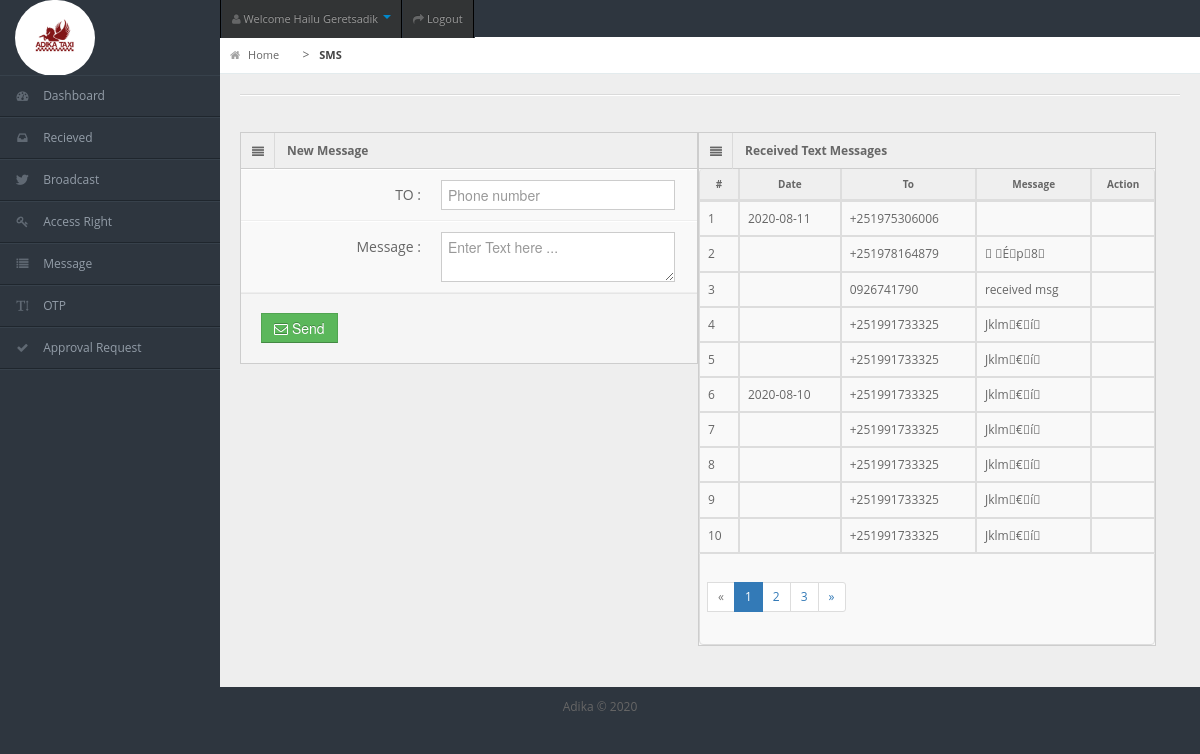
The page /received_msg.php (signed in) on the database its author committed.
### tables this page shows
CREATE TABLE `received_msg` (
  `id` int(11) NOT NULL,
  `number` varchar(255) NOT NULL,
  `message` varchar(255) NOT NULL,
  `received_date` timestamp NOT NULL DEFAULT CURRENT_TIMESTAMP
);

### DBConfigration.php (called while the page is built, shortened)
<?php
class DBConfigration
{
	private $host = 'localhost';
	private $username = 'root';
	private $password = '';
	private $database = 'sms';
	protected $connection;
	public function __construct()
	{
		if (!isset($this->connection)) {
			$this->connection = new mysqli($this->host, $this->username, $this->password, $this->database);
		}
		return $this->connection;
	}
}
?>

### received_msg.php (the view, shortened to what this page needs)
<div id="content">
    <div id="content-header">
      <div id="breadcrumb"> <a href="index.php" title="Go to Home" class="tip-bottom"><i class="icon-home"></i> Home</a>
      ><a href="index.php" class="current">SMS</a> </div>
    </div>
    <div class="container-fluid">
      <hr>
 <div class="row-fluid">
<div class="span6">
        <div class="widget-box">
          <div class="widget-title"> <span class="icon"> <i class="icon-align-justify"></i> </span>
            <h5>New Message </h5>
          </div>
          <div class="widget-content nopadding">
            <form action="send_sms.php" method="POST" name="save" onsubmit="return validatefollow();" class="form-horizontal">
              <div class="control-group">
                <label class="control-label">TO :</label>
                <div class="controls">
                <input type="text" required class="span11" name="to" placeholder="Phone number" />
                </div>
              </div>
              <div class="control-group">
                <label class="control-label">Message :</label>
                <div class="controls">
              <textarea required class="span11" name="message" placeholder="Enter Text here ..." ></textarea>
                </div>
              </div>
              <div class="form-actions">
                <button type="submit" class="btn btn-success" name="save"><i class="icon icon-envelope"></i> Send</button>
              </div>
            </form>
          </div>
        </div>
        </div>
        <div class="row-fluid">
        <div class="span6">
          <div class="widget-box">
        <div class="widget-title"> <span class="icon"> <i class="icon-align-justify"></i> </span>
          <h5>Received Text Messages</h5>
        </div>
        <div class="widget-content nopadding">
        <table class="table table-bordered data-table">
              <thead>
                <tr>
                  <th>#</th>
                  <th>Date</th>
                  <th>To</th>
                  <th>Message</th>
                  <th>Action</th>
                </tr>
              </thead>
               <tbody>
               <?php
            $dtt='';
						$page = ( isset( $_GET['page'] ) ) ? $_GET['page'] : 1;
						$paginator = new Paginator("SELECT * FROM received_msg order by id DESC ");
						$results = $paginator->getData($page );
                $counter = 1;
                for ($p = 0; $p < count($results->data); $p++):
                  {	$res = $results->data[$p];
          if($dtt != substr($res['received_date'],0,10) ){
              echo " <tr>
                          <td>" . $counter . "</td>
                          <td>" . substr($res['received_date'],0,10) . "</td>
                          <td>" . $res['number'] . "</td>
                          <td>" . $res['message'] . "</td>
                        <td >
                        <div class=\"pull-right a\">
                         <a class=\"tip-bottom\"  onClick=\"return confirm('Are you sure to delete this follw?')\" href='delete_message.php?id=" . $res['id'] . "' title=\"Delete\"><i class=\"icon-remove-sign btn btn-danger\"></i></a> </div>
                         </td>
                        </tr>";}else{
                         echo" <tr>
                          <td>" . $counter . "</td>
                          <td></td>
                          <td>" . $res['number'] . "</td>
                          <td>" . $res['message'] . "</td>
                        <td >
                        <div class=\"pull-right a\">
                         <a class=\"tip-bottom\"  onClick=\"return confirm('Are you sure to delete this follw?')\" href='delete_received_msg.php?id=" . $res['id'] . "' title=\"Delete\"><i class=\"icon-remove-sign btn btn-danger\"></i></a> </div>
                         </td>
                        </tr>";
                        }
                        $dtt=substr($res['received_date'],0,10) ;
                        $counter++;
        }    ?> <?php
        endfor ;
      ?>
      <tr align="center" class="page-footer font-small blue pt-4">
      <td colspan="7" class="col-md-12 animate-box">
      <?php echo $paginator->createLinks('pagination pagination-sm' );?>
    </td>
    </tr>
    ?>	</tbody>
                </table>
         </div>
          </div>
          </div>
          </div>
          </div>
        </div>
      </div>

### css/matrix-style.css (style rules this page uses)
* { outline:none !important; -moz-outline: none !important; }
html, body { height:100% }
body { overflow-x: hidden; margin-top: -10px; font-family: 'Open Sans', sans-serif; font-size:12px; color:#666; }
a { color:#666; }
select, textarea, input[type="text"], input[type="password"], input[type="datetime"], input[type="datetime-local"], input[type="date"], input[type="month"], input[type="time"], input[type="week"], input[type="number"], input[type="email"], input[type="url"], input[type="search"], input[type="tel"], input[type="color"], .uneditable-input, .label, .dropdown-menu, .btn, .well, .progress, .table-bordered, .btn-group > .btn:first-child, .btn-group > .btn:last-child, .btn-group > .btn:last-child, .btn-group > .dropdown-toggle, .alert { border-radius:0px; }
.btn, textarea, input[type="text"], input[type="password"], input[type="datetime"], input[type="datetime-local"], input[type="date"], input[type="month"], input[type="time"], input[type="week"], input[type="number"], input[type="email"], input[type="url"], input[type="search"], input[type="tel"], input[type="color"], .uneditable-input { box-shadow:none; }
.progress, .progress-success .bar, .progress .bar-success, .progress-warning .bar, .progress .bar-warning, .progress-danger .bar, .progress .bar-danger, .progress-info .bar, .progress .bar-info, .btn, .btn-primary { background-image:none; }
.form-horizontal .form-actions { padding-left:20px; }
#footer { padding:10px; text-align:center; }
hr { border-top-color:#dadada; }
#user-nav { position: absolute; left: 220px; top:0px; z-index: 20; margin: 0; }
#user-nav > ul { margin: 0; padding: 0; list-style: none; border-right: 1px solid #2e363f;border-left: 1px solid #000; }
#user-nav > ul > li { float: left; list-style-type: none; margin: 0; position: relative; padding: 0; border-left: 1px solid #2e363f; border-right: 1px solid #000; }
#user-nav > ul > li > a { padding:9px 10px; display: block; font-size: 11px; }
#user-nav > ul > li > a > i, #sidebar li a i { opacity: .5; margin-top: 2px; }
#sidebar { display: block; float: left; position: relative; width: 220px; z-index: 16; }
#sidebar > ul { list-style: none; margin: 0px 0 0; padding: 0; position: absolute; width: 220px; }
#sidebar > ul > li { display: block; position: relative; }
#sidebar > ul > li > a { padding: 10px 0 10px 15px; display: block; color: #939da8; }
#sidebar > ul > li > a > i { margin-right: 10px; }
#content { background: none repeat scroll 0 0 #eeeeee; margin-left: 220px; margin-right: 0; padding-bottom: 25px; position: relative; min-height:100%; width: auto; }
#content-header { position: abslute; width: 100%; margin-top: -38px; z-index: 20; }
#breadcrumb { background-color: #fff; border-bottom: 1px solid #e3ebed; }
#breadcrumb a { padding: 8px 20px 8px 10px; display: inline-block; background-image: url('../img/breadcrumb.png'); background-position: center right; background-repeat: no-repeat; font-size: 11px; color: #666666; }
#breadcrumb a:last-child { background-image:none; }
#breadcrumb a.current { font-weight: bold; color: #444444; }
#breadcrumb a i { margin-right: 5px; opacity: .6; }
.stat-boxes .peity_bar_good, .stat-boxes .peity_line_good, { color: #459D1C; }
.widget-box { background: none repeat scroll 0 0 #F9F9F9; border-left: 1px solid #CDCDCD; border-top: 1px solid #CDCDCD; border-right: 1px solid #CDCDCD; clear: both; margin-top: 16px; margin-bottom: 16px; position: relative; }
.widget-title, .modal-header, .table th, div.dataTables_wrapper .ui-widget-header { background:#efefef; border-bottom: 1px solid #CDCDCD; height: 36px; }
.widget-title span.icon { padding: 9px 10px 7px 11px; float: left; border-right:1px solid #dadada; }
.widget-title h5 { color: #666; float: left; font-size: 12px; font-weight: bold; padding: 12px; line-height: 12px; margin: 0; }
.widget-content { padding:15px; border-bottom: 1px solid #cdcdcd; }
.table th { height: auto; font-size: 10px; padding: 5px 10px 2px; border-bottom: 0; text-align: center; color: #666666; }
.nopadding { padding: 0 !important; }
.nopadding .table { margin-bottom: 0; }
.nopadding .table-bordered { border: 0; }
form { margin-bottom: 0; }
.form-horizontal .control-group { border-top: 1px solid #ffffff; border-bottom: 1px solid #eeeeee; margin-bottom: 0; }
.form-horizontal .control-label { padding-top: 15px; width: 180px; }
.form-horizontal .controls { margin-left: 200px; padding: 10px 0; }
.form-horizontal .form-actions { margin-top: 0; margin-bottom: 0; }

### rows shown on the page
received_msg: received_date "2020-08-11", number "+251975306006"
received_msg: number "+251978164879", message "\u0012 \u0012É\u0012p\u00128\u0013"
received_msg: number "0926741790", message "received msg"
received_msg: number "+251991733325", message "Jklm\u0012€\u0012í\u0012"
received_msg: number "+251991733325", message "Jklm\u0012€\u0012í\u0012"
received_msg: received_date "2020-08-10", number "+251991733325", message "Jklm\u0012€\u0012í\u0012"
received_msg: number "+251991733325", message "Jklm\u0012€\u0012í\u0012"
received_msg: number "+251991733325", message "Jklm\u0012€\u0012í\u0012"
received_msg: number "+251991733325", message "Jklm\u0012€\u0012í\u0012"
received_msg: number "+251991733325", message "Jklm\u0012€\u0012í\u0012"
